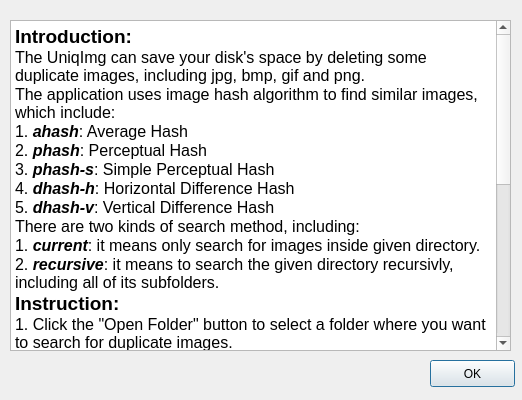
<?xml version="1.0" encoding="UTF-8"?>
<ui version="4.0">
 <class>Dialog</class>
 <widget class="QDialog" name="Dialog">
  <property name="geometry">
   <rect>
    <x>0</x>
    <y>0</y>
    <width>522</width>
    <height>400</height>
   </rect>
  </property>
  <property name="windowTitle">
   <string>UniqImg User Guide</string>
  </property>
  <widget class="QTextBrowser" name="textBrowser">
   <property name="geometry">
    <rect>
     <x>10</x>
     <y>20</y>
     <width>501</width>
     <height>331</height>
    </rect>
   </property>
   <property name="html">
    <string>&lt;!DOCTYPE HTML PUBLIC &quot;-//W3C//DTD HTML 4.0//EN&quot; &quot;http://www.w3.org/TR/REC-html40/strict.dtd&quot;&gt;
&lt;html&gt;&lt;head&gt;&lt;meta name=&quot;qrichtext&quot; content=&quot;1&quot; /&gt;&lt;style type=&quot;text/css&quot;&gt;
p, li { white-space: pre-wrap; }
&lt;/style&gt;&lt;/head&gt;&lt;body style=&quot; font-family:'Open Sans'; font-size:9pt; font-weight:400; font-style:normal;&quot;&gt;
&lt;p style=&quot; margin-top:0px; margin-bottom:0px; margin-left:0px; margin-right:0px; -qt-block-indent:0; text-indent:0px;&quot;&gt;&lt;span style=&quot; font-size:14pt; font-weight:600;&quot;&gt;Introduction:&lt;/span&gt;&lt;/p&gt;
&lt;p style=&quot; margin-top:0px; margin-bottom:0px; margin-left:0px; margin-right:0px; -qt-block-indent:0; text-indent:0px;&quot;&gt;&lt;span style=&quot; font-size:12pt;&quot;&gt;The UniqImg can save your disk's space by deleting some duplicate images, including jpg, bmp, gif and png.&lt;/span&gt;&lt;/p&gt;
&lt;p style=&quot; margin-top:0px; margin-bottom:0px; margin-left:0px; margin-right:0px; -qt-block-indent:0; text-indent:0px;&quot;&gt;&lt;span style=&quot; font-size:12pt;&quot;&gt;The application uses image hash algorithm to find similar images, which include:&lt;/span&gt;&lt;/p&gt;
&lt;p style=&quot; margin-top:0px; margin-bottom:0px; margin-left:0px; margin-right:0px; -qt-block-indent:0; text-indent:0px;&quot;&gt;&lt;span style=&quot; font-size:12pt;&quot;&gt;1. &lt;/span&gt;&lt;span style=&quot; font-size:12pt; font-weight:600; font-style:italic;&quot;&gt;ahash&lt;/span&gt;&lt;span style=&quot; font-size:12pt;&quot;&gt;: Average Hash&lt;/span&gt;&lt;/p&gt;
&lt;p style=&quot; margin-top:0px; margin-bottom:0px; margin-left:0px; margin-right:0px; -qt-block-indent:0; text-indent:0px;&quot;&gt;&lt;span style=&quot; font-size:12pt;&quot;&gt;2. &lt;/span&gt;&lt;span style=&quot; font-size:12pt; font-weight:600; font-style:italic;&quot;&gt;phash&lt;/span&gt;&lt;span style=&quot; font-size:12pt;&quot;&gt;: Perceptual Hash&lt;/span&gt;&lt;/p&gt;
&lt;p style=&quot; margin-top:0px; margin-bottom:0px; margin-left:0px; margin-right:0px; -qt-block-indent:0; text-indent:0px;&quot;&gt;&lt;span style=&quot; font-size:12pt;&quot;&gt;3. &lt;/span&gt;&lt;span style=&quot; font-size:12pt; font-weight:600; font-style:italic;&quot;&gt;phash-s&lt;/span&gt;&lt;span style=&quot; font-size:12pt;&quot;&gt;: Simple Perceptual Hash&lt;/span&gt;&lt;/p&gt;
&lt;p style=&quot; margin-top:0px; margin-bottom:0px; margin-left:0px; margin-right:0px; -qt-block-indent:0; text-indent:0px;&quot;&gt;&lt;span style=&quot; font-size:12pt;&quot;&gt;4. &lt;/span&gt;&lt;span style=&quot; font-size:12pt; font-weight:600; font-style:italic;&quot;&gt;dhash-h&lt;/span&gt;&lt;span style=&quot; font-size:12pt;&quot;&gt;: Horizontal Difference Hash&lt;/span&gt;&lt;/p&gt;
&lt;p style=&quot; margin-top:0px; margin-bottom:0px; margin-left:0px; margin-right:0px; -qt-block-indent:0; text-indent:0px;&quot;&gt;&lt;span style=&quot; font-size:12pt;&quot;&gt;5. &lt;/span&gt;&lt;span style=&quot; font-size:12pt; font-weight:600; font-style:italic;&quot;&gt;dhash-v&lt;/span&gt;&lt;span style=&quot; font-size:12pt;&quot;&gt;: Vertical Difference Hash&lt;/span&gt;&lt;/p&gt;
&lt;p style=&quot; margin-top:0px; margin-bottom:0px; margin-left:0px; margin-right:0px; -qt-block-indent:0; text-indent:0px;&quot;&gt;&lt;span style=&quot; font-size:12pt;&quot;&gt;There are two kinds of search method, including:&lt;/span&gt;&lt;/p&gt;
&lt;p style=&quot; margin-top:0px; margin-bottom:0px; margin-left:0px; margin-right:0px; -qt-block-indent:0; text-indent:0px;&quot;&gt;&lt;span style=&quot; font-size:12pt;&quot;&gt;1. &lt;/span&gt;&lt;span style=&quot; font-size:12pt; font-weight:600; font-style:italic;&quot;&gt;current&lt;/span&gt;&lt;span style=&quot; font-size:12pt;&quot;&gt;: it means only search for images inside given directory.&lt;/span&gt;&lt;/p&gt;
&lt;p style=&quot; margin-top:0px; margin-bottom:0px; margin-left:0px; margin-right:0px; -qt-block-indent:0; text-indent:0px;&quot;&gt;&lt;span style=&quot; font-size:12pt;&quot;&gt;2. &lt;/span&gt;&lt;span style=&quot; font-size:12pt; font-weight:600; font-style:italic;&quot;&gt;recursive&lt;/span&gt;&lt;span style=&quot; font-size:12pt;&quot;&gt;: it means to search the given directory recursivly, including all of its subfolders.&lt;/span&gt;&lt;/p&gt;
&lt;p style=&quot; margin-top:0px; margin-bottom:0px; margin-left:0px; margin-right:0px; -qt-block-indent:0; text-indent:0px;&quot;&gt;&lt;span style=&quot; font-size:14pt; font-weight:600;&quot;&gt;Instruction:&lt;/span&gt;&lt;/p&gt;
&lt;p style=&quot; margin-top:0px; margin-bottom:0px; margin-left:0px; margin-right:0px; -qt-block-indent:0; text-indent:0px;&quot;&gt;&lt;span style=&quot; font-size:12pt;&quot;&gt;1. Click the &amp;quot;Open Folder&amp;quot; button to select a folder where you want to search for duplicate images.&lt;/span&gt;&lt;/p&gt;
&lt;p style=&quot; margin-top:0px; margin-bottom:0px; margin-left:0px; margin-right:0px; -qt-block-indent:0; text-indent:0px;&quot;&gt;&lt;span style=&quot; font-size:12pt;&quot;&gt;2. Select &amp;quot;hash algorithm&amp;quot; and &amp;quot;search depth&amp;quot; in the toolbar.&lt;/span&gt;&lt;/p&gt;
&lt;p style=&quot; margin-top:0px; margin-bottom:0px; margin-left:0px; margin-right:0px; -qt-block-indent:0; text-indent:0px;&quot;&gt;&lt;span style=&quot; font-size:12pt;&quot;&gt;3. Click &amp;quot;Search&amp;quot; button to search for duplicate images.&lt;/span&gt;&lt;/p&gt;
&lt;p style=&quot; margin-top:0px; margin-bottom:0px; margin-left:0px; margin-right:0px; -qt-block-indent:0; text-indent:0px;&quot;&gt;&lt;span style=&quot; font-size:12pt;&quot;&gt;4. The results would be shown on the lower part, in which each kind of duplicate images will be stored in a folder.&lt;/span&gt;&lt;/p&gt;
&lt;p style=&quot; margin-top:0px; margin-bottom:0px; margin-left:0px; margin-right:0px; -qt-block-indent:0; text-indent:0px;&quot;&gt;&lt;span style=&quot; font-size:12pt;&quot;&gt;5. Click a folder to open the detail dialog, where you could see all of the duplicate images.&lt;/span&gt;&lt;/p&gt;
&lt;p style=&quot; margin-top:0px; margin-bottom:0px; margin-left:0px; margin-right:0px; -qt-block-indent:0; text-indent:0px;&quot;&gt;&lt;span style=&quot; font-size:12pt;&quot;&gt;6. Check some images you want to remove, a preview of the selected image will be presented on the right hand side.&lt;/span&gt;&lt;/p&gt;
&lt;p style=&quot; margin-top:0px; margin-bottom:0px; margin-left:0px; margin-right:0px; -qt-block-indent:0; text-indent:0px;&quot;&gt;&lt;span style=&quot; font-size:12pt;&quot;&gt;7. Click &amp;quot;Remove&amp;quot; button to remove the selected images. And that's it.&lt;/span&gt;&lt;/p&gt;
&lt;p style=&quot; margin-top:0px; margin-bottom:0px; margin-left:0px; margin-right:0px; -qt-block-indent:0; text-indent:0px;&quot;&gt;&lt;span style=&quot; font-size:14pt; font-weight:600;&quot;&gt;Shortcuts:&lt;/span&gt;&lt;/p&gt;
&lt;p style=&quot; margin-top:0px; margin-bottom:0px; margin-left:0px; margin-right:0px; -qt-block-indent:0; text-indent:0px;&quot;&gt;&lt;span style=&quot; font-size:12pt;&quot;&gt;1. Open Homepage: &lt;/span&gt;&lt;span style=&quot; font-size:12pt; font-style:italic;&quot;&gt;Ctrl+H&lt;/span&gt;&lt;/p&gt;
&lt;p style=&quot; margin-top:0px; margin-bottom:0px; margin-left:0px; margin-right:0px; -qt-block-indent:0; text-indent:0px;&quot;&gt;&lt;span style=&quot; font-size:12pt;&quot;&gt;2. Open Folder: &lt;/span&gt;&lt;span style=&quot; font-size:12pt; font-style:italic;&quot;&gt;Ctrl+O&lt;/span&gt;&lt;/p&gt;
&lt;p style=&quot; margin-top:0px; margin-bottom:0px; margin-left:0px; margin-right:0px; -qt-block-indent:0; text-indent:0px;&quot;&gt;&lt;span style=&quot; font-size:12pt;&quot;&gt;3. Exit: &lt;/span&gt;&lt;span style=&quot; font-size:12pt; font-style:italic;&quot;&gt;Ctrl+Q&lt;/span&gt;&lt;/p&gt;
&lt;p style=&quot; margin-top:0px; margin-bottom:0px; margin-left:0px; margin-right:0px; -qt-block-indent:0; text-indent:0px;&quot;&gt;&lt;span style=&quot; font-size:12pt;&quot;&gt;4. Search: &lt;/span&gt;&lt;span style=&quot; font-size:12pt; font-style:italic;&quot;&gt;Enter &lt;/span&gt;&lt;span style=&quot; font-size:12pt;&quot;&gt;(it works only when the path line is focused)&lt;/span&gt;&lt;/p&gt;
&lt;p style=&quot; margin-top:0px; margin-bottom:0px; margin-left:0px; margin-right:0px; -qt-block-indent:0; text-indent:0px;&quot;&gt;&lt;span style=&quot; font-size:14pt; font-weight:600;&quot;&gt;Help:&lt;/span&gt;&lt;/p&gt;
&lt;p style=&quot; margin-top:0px; margin-bottom:0px; margin-left:0px; margin-right:0px; -qt-block-indent:0; text-indent:0px;&quot;&gt;&lt;span style=&quot; font-size:12pt;&quot;&gt;For some help, feel free to contact &lt;/span&gt;&lt;span style=&quot; font-size:12pt; text-decoration: underline; color:#0000ff;&quot;&gt;chenyd@yandex.com&lt;/span&gt;&lt;/p&gt;&lt;/body&gt;&lt;/html&gt;</string>
   </property>
  </widget>
  <widget class="QPushButton" name="pushButton">
   <property name="geometry">
    <rect>
     <x>430</x>
     <y>360</y>
     <width>85</width>
     <height>27</height>
    </rect>
   </property>
   <property name="text">
    <string>OK</string>
   </property>
  </widget>
 </widget>
 <resources/>
 <connections>
  <connection>
   <sender>pushButton</sender>
   <signal>clicked()</signal>
   <receiver>Dialog</receiver>
   <slot>close()</slot>
   <hints>
    <hint type="sourcelabel">
     <x>472</x>
     <y>373</y>
    </hint>
    <hint type="destinationlabel">
     <x>262</x>
     <y>199</y>
    </hint>
   </hints>
  </connection>
 </connections>
</ui>
